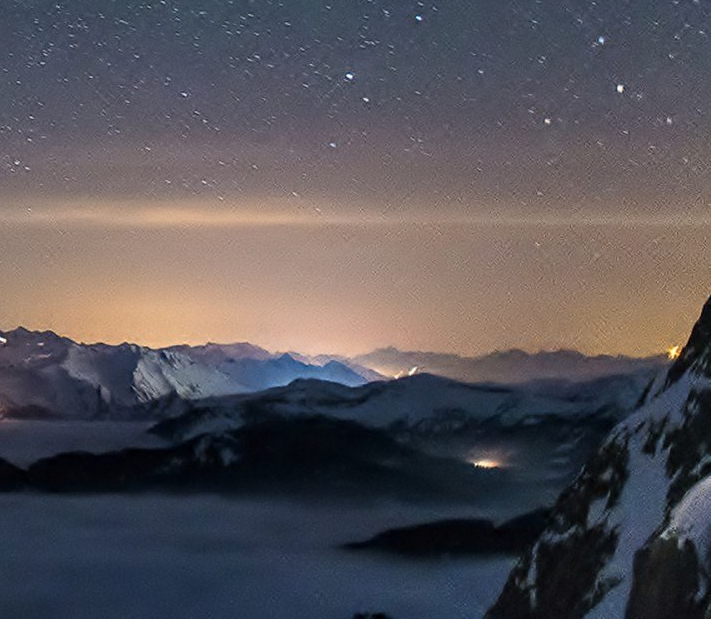
#> input picture Study_TensorFlow-master/MNIST/test.png, 715 x 625 px
$ python Image_divide_test.py
#> lines starting #> are read from the running program, lines starting #| are printed output that depends on the picture
import cv2
img = cv2.imread("test.png")
#> img is the input picture: shape (625, 715, 3); mean B, G, R 90.9, 85.7, 89.3
crop_img = img[0:, 100:] # Crop from x, y, w, h -> 100, 200, 300, 400 [시작높이: 끝높이, 시작길이: 끝길이 ]
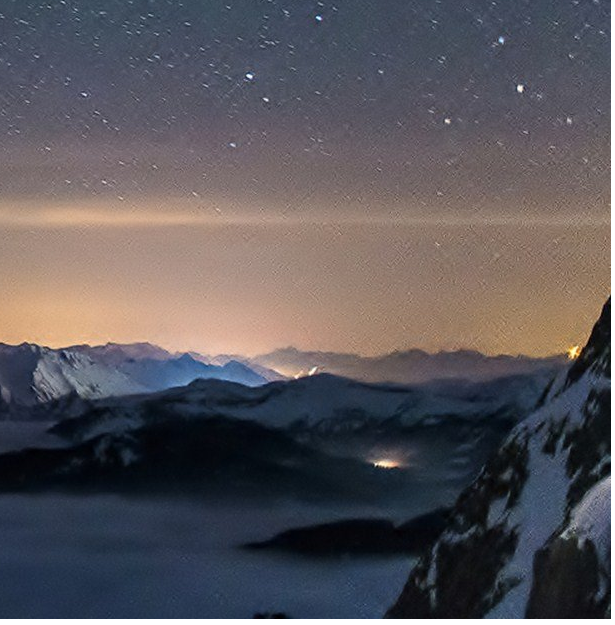
#> crop_img: shape (625, 615, 3); mean B, G, R 90.7, 85.9, 89.5
# NOTE: its img[y: y + h, x: x + w] and *not* img[x: x + w, y: y + h]
cv2.imshow("cropped", crop_img)
cv2.waitKey(0)

a = crop_img
cv2.imwrite('crop_img.png',a)
